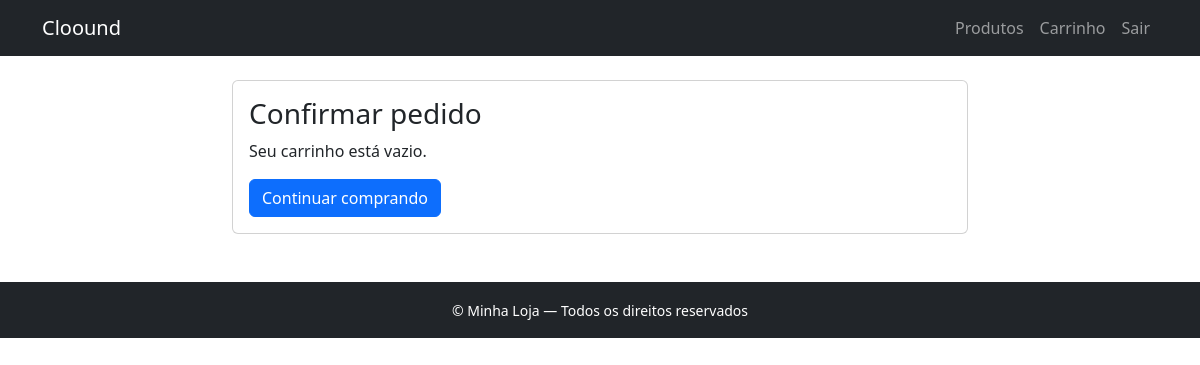
The page /cart/checkout/ (signed in) on the database as committed earlier.
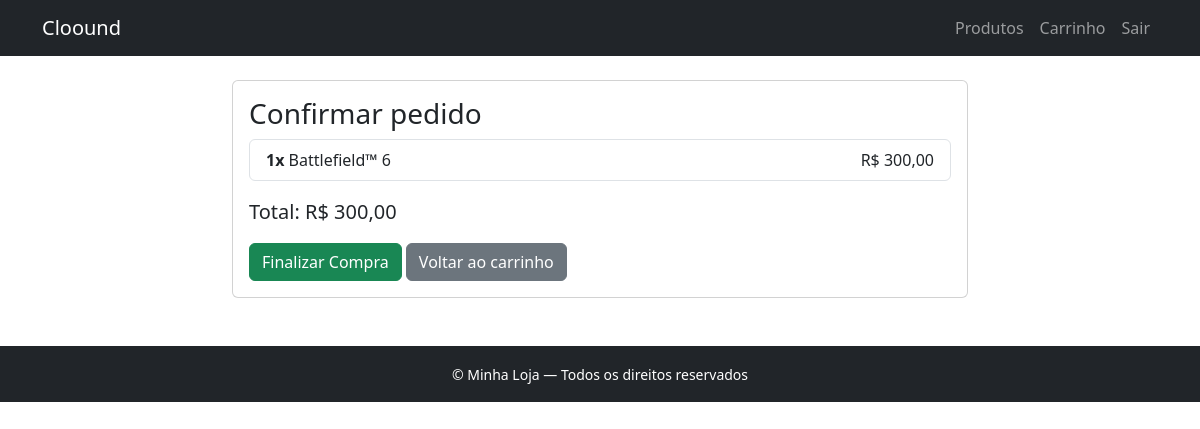
The same page on the database as committed later.
### cart/models.py (models this page shows, shortened)
class CartItem(models.Model):
    cart = models.ForeignKey(Cart, on_delete=models.CASCADE, related_name='items', verbose_name='Carrinho')
    product = models.ForeignKey(Product, on_delete=models.CASCADE, verbose_name='Produto')
    quantity = models.PositiveIntegerField(default=1, verbose_name='Quantidade')
    def subtotal(self):
        return self.product.price * self.quantity
    class Meta:
        verbose_name = 'Item do carrinho'
        verbose_name_plural = 'Itens do carrinho'

### store/models.py (models this page shows, shortened)
class Product(models.Model):
    name = models.CharField(max_length=255, verbose_name='Nome')
    description = models.TextField(verbose_name='Descrição')
    price = models.DecimalField(max_digits=10, decimal_places=2, verbose_name='Preço')
    stock = models.PositiveIntegerField(verbose_name='Estoque')
    image = models.ImageField(upload_to='products/', blank=True, null=True, verbose_name='Imagem')
    class Meta:
        verbose_name = 'Produto'
        verbose_name_plural = 'Produtos'

### cart/views.py (the view, shortened to what this page needs)
# urls.py: path('checkout/', views.checkout, name='checkout'),
@login_required
def checkout(request):
    try:
        _merge_session_cart(request, request.user)
    except Exception:
        pass
    cart, created = Cart.objects.get_or_create(user=request.user)
    if request.method == 'GET':
        items = cart.items.select_related('product').all()
        total = cart.total()
        return render(request, 'cart/checkout_confirm.html', {'cart': cart, 'items': items, 'total': total})

### cart/models.py (called while the page is built)
    def total(self):
        return sum(item.subtotal() for item in self.items.all())

### cart/views.py (called while the page is built, shortened)
def _merge_session_cart(request, user):
    session_cart = request.session.get('cart', {}) or {}
    if not session_cart:
        return

### cart/templates/cart/checkout_confirm.html (shortened to what this page needs)
{% extends "base.html" %}
{% block content %}
<div class="row justify-content-center">
  <div class="col-md-8">
    <div class="card">
      <div class="card-body">
        <h3 class="card-title">Confirmar pedido</h3>
        {% if items %}
          <ul class="list-group mb-3">
            {% for it in items %}
              <li class="list-group-item d-flex justify-content-between align-items-center">
                <div>
                  <strong>{{ it.quantity }}x</strong> {{ it.product.name }}
                </div>
                <span>R$ {{ it.product.price|floatformat:2 }}</span>
              </li>
            {% endfor %}
          </ul>
          <p class="lead">Total: <strong>R$ {{ total|floatformat:2 }}</strong></p>
          <form method="post" action="{% url 'checkout' %}">
            <button type="submit" class="btn btn-success">Finalizar Compra</button>
            <a href="{% url 'cart_detail' %}" class="btn btn-secondary">Voltar ao carrinho</a>
          </form>
        {% else %}
          <p>Seu carrinho está vazio.</p>
          <a href="{% url 'product_list' %}" class="btn btn-primary">Continuar comprando</a>
        {% endif %}
      </div>
    </div>
  </div>
</div>
{% endblock %}

Rows that differ between the two databases and show on the page:
added CartItem: quantity "1", product.name "Battlefield™ 6", product.price "300,00"
Other text that changed with them:
{{ total|floatformat:2 }}: (not shown) → "300,00"
text no longer shown: "Seu carrinho está vazio. Continuar comprando"
text now shown: "Total: R$ Finalizar Compra Voltar ao carrinho"
